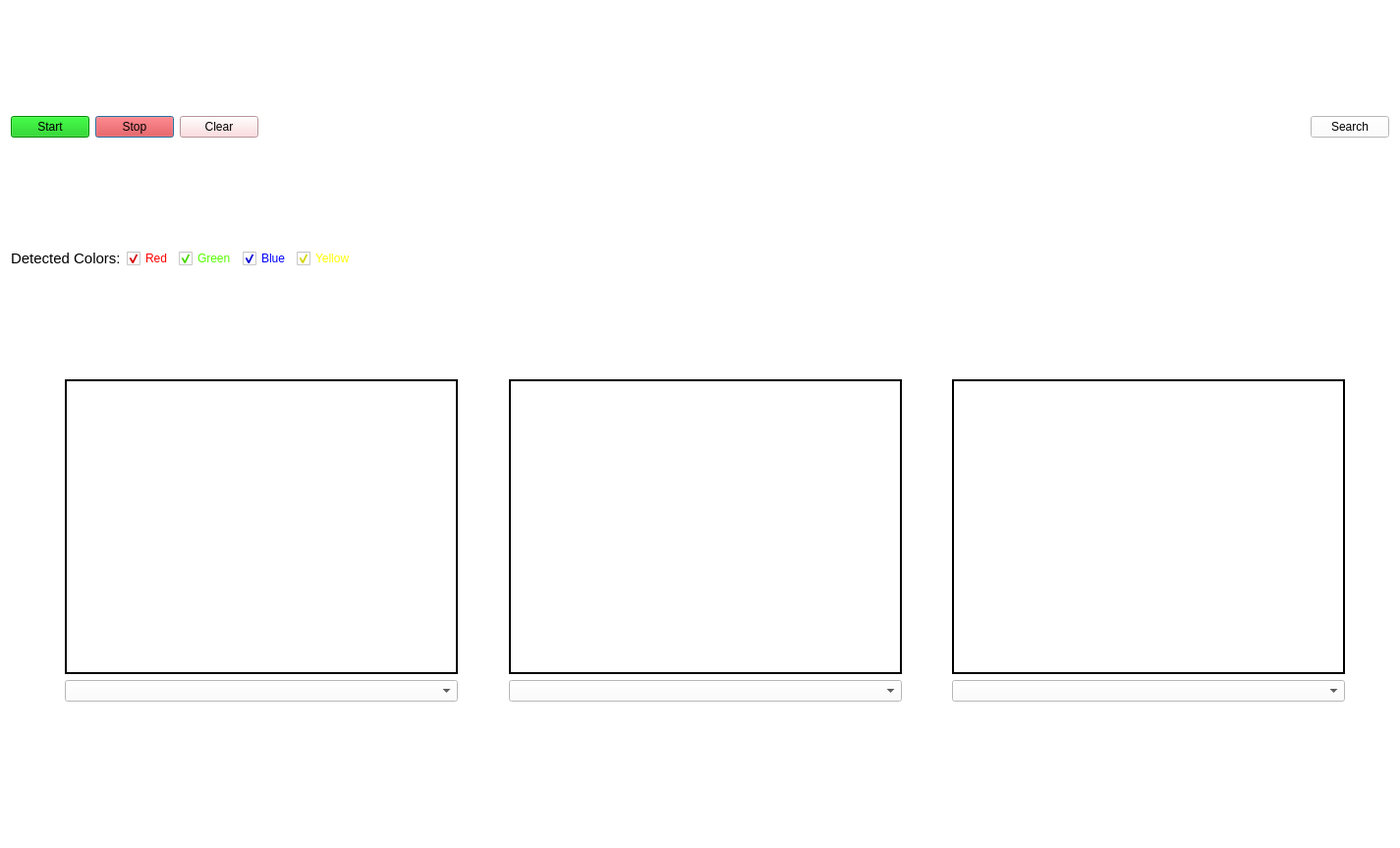
<?xml version="1.0" encoding="UTF-8"?>
<ui version="4.0">
 <class>Dialog</class>
 <widget class="QDialog" name="Dialog">
  <property name="windowModality">
   <enum>Qt::NonModal</enum>
  </property>
  <property name="geometry">
   <rect>
    <x>0</x>
    <y>0</y>
    <width>1425</width>
    <height>863</height>
   </rect>
  </property>
  <property name="sizePolicy">
   <sizepolicy hsizetype="Fixed" vsizetype="Preferred">
    <horstretch>0</horstretch>
    <verstretch>0</verstretch>
   </sizepolicy>
  </property>
  <property name="windowTitle">
   <string>Object Localization</string>
  </property>
  <property name="autoFillBackground">
   <bool>false</bool>
  </property>
  <property name="styleSheet">
   <string notr="true">background-color:rgb(255, 255, 255)</string>
  </property>
  <property name="modal">
   <bool>false</bool>
  </property>
  <layout class="QVBoxLayout" name="verticalLayout">
   <item>
    <spacer name="verticalSpacer_4">
     <property name="orientation">
      <enum>Qt::Vertical</enum>
     </property>
     <property name="sizeType">
      <enum>QSizePolicy::Fixed</enum>
     </property>
     <property name="sizeHint" stdset="0">
      <size>
       <width>20</width>
       <height>10</height>
      </size>
     </property>
    </spacer>
   </item>
   <item>
    <layout class="QHBoxLayout" name="horizontalLayout_2">
     <property name="sizeConstraint">
      <enum>QLayout::SetMaximumSize</enum>
     </property>
     <item>
      <layout class="QGridLayout" name="gridLayout_3">
       <item row="0" column="1">
        <widget class="QPushButton" name="button_stop">
         <property name="sizePolicy">
          <sizepolicy hsizetype="Fixed" vsizetype="Fixed">
           <horstretch>0</horstretch>
           <verstretch>0</verstretch>
          </sizepolicy>
         </property>
         <property name="mouseTracking">
          <bool>true</bool>
         </property>
         <property name="styleSheet">
          <string notr="true">background-color: rgb(255, 21, 20);
font: 10pt &quot;Segoe MDL2 Assets&quot;;</string>
         </property>
         <property name="text">
          <string>Stop</string>
         </property>
        </widget>
       </item>
       <item row="0" column="3">
        <spacer name="horizontalSpacer_13">
         <property name="orientation">
          <enum>Qt::Horizontal</enum>
         </property>
         <property name="sizeHint" stdset="0">
          <size>
           <width>40</width>
           <height>20</height>
          </size>
         </property>
        </spacer>
       </item>
       <item row="0" column="2">
        <widget class="QPushButton" name="button_clear">
         <property name="sizePolicy">
          <sizepolicy hsizetype="Fixed" vsizetype="Fixed">
           <horstretch>0</horstretch>
           <verstretch>0</verstretch>
          </sizepolicy>
         </property>
         <property name="mouseTracking">
          <bool>true</bool>
         </property>
         <property name="styleSheet">
          <string notr="true">background-color: rgb(255, 210, 213);
font: 10pt &quot;Segoe MDL2 Assets&quot;;</string>
         </property>
         <property name="text">
          <string>Clear</string>
         </property>
        </widget>
       </item>
       <item row="0" column="0">
        <widget class="QPushButton" name="button_start">
         <property name="sizePolicy">
          <sizepolicy hsizetype="Fixed" vsizetype="Fixed">
           <horstretch>0</horstretch>
           <verstretch>0</verstretch>
          </sizepolicy>
         </property>
         <property name="styleSheet">
          <string notr="true">background-color: rgb(1, 194, 7);
font: 10pt &quot;Segoe MDL2 Assets&quot;;</string>
         </property>
         <property name="text">
          <string>Start</string>
         </property>
        </widget>
       </item>
       <item row="0" column="4">
        <widget class="QPushButton" name="button_search">
         <property name="text">
          <string>Search</string>
         </property>
        </widget>
       </item>
      </layout>
     </item>
    </layout>
   </item>
   <item>
    <spacer name="verticalSpacer_5">
     <property name="orientation">
      <enum>Qt::Vertical</enum>
     </property>
     <property name="sizeType">
      <enum>QSizePolicy::Fixed</enum>
     </property>
     <property name="sizeHint" stdset="0">
      <size>
       <width>20</width>
       <height>10</height>
      </size>
     </property>
    </spacer>
   </item>
   <item>
    <layout class="QGridLayout" name="gridLayout_4">
     <item row="0" column="0">
      <widget class="QLabel" name="label">
       <property name="maximumSize">
        <size>
         <width>200</width>
         <height>16777215</height>
        </size>
       </property>
       <property name="font">
        <font>
         <pointsize>11</pointsize>
        </font>
       </property>
       <property name="text">
        <string>Detected Colors:</string>
       </property>
      </widget>
     </item>
     <item row="0" column="4">
      <widget class="QCheckBox" name="checkBox_yellow">
       <property name="maximumSize">
        <size>
         <width>60</width>
         <height>16777215</height>
        </size>
       </property>
       <property name="styleSheet">
        <string notr="true">color: rgb(255, 255, 0);</string>
       </property>
       <property name="text">
        <string>Yellow</string>
       </property>
       <property name="checked">
        <bool>true</bool>
       </property>
      </widget>
     </item>
     <item row="0" column="2">
      <widget class="QCheckBox" name="checkBox_green">
       <property name="maximumSize">
        <size>
         <width>60</width>
         <height>16777215</height>
        </size>
       </property>
       <property name="styleSheet">
        <string notr="true">color: rgb(85, 255, 0);</string>
       </property>
       <property name="text">
        <string>Green</string>
       </property>
       <property name="checked">
        <bool>true</bool>
       </property>
      </widget>
     </item>
     <item row="0" column="1">
      <widget class="QCheckBox" name="checkBox_red">
       <property name="maximumSize">
        <size>
         <width>50</width>
         <height>16777215</height>
        </size>
       </property>
       <property name="styleSheet">
        <string notr="true">color: rgb(255, 0, 0);</string>
       </property>
       <property name="text">
        <string>Red</string>
       </property>
       <property name="checked">
        <bool>true</bool>
       </property>
      </widget>
     </item>
     <item row="0" column="3">
      <widget class="QCheckBox" name="checkBox_blue">
       <property name="maximumSize">
        <size>
         <width>50</width>
         <height>16777215</height>
        </size>
       </property>
       <property name="styleSheet">
        <string notr="true">color: rgb(0, 0, 255);</string>
       </property>
       <property name="text">
        <string>Blue</string>
       </property>
       <property name="checked">
        <bool>true</bool>
       </property>
      </widget>
     </item>
     <item row="0" column="5">
      <spacer name="horizontalSpacer_10">
       <property name="orientation">
        <enum>Qt::Horizontal</enum>
       </property>
       <property name="sizeHint" stdset="0">
        <size>
         <width>40</width>
         <height>20</height>
        </size>
       </property>
      </spacer>
     </item>
    </layout>
   </item>
   <item>
    <spacer name="verticalSpacer_3">
     <property name="orientation">
      <enum>Qt::Vertical</enum>
     </property>
     <property name="sizeType">
      <enum>QSizePolicy::Fixed</enum>
     </property>
     <property name="sizeHint" stdset="0">
      <size>
       <width>20</width>
       <height>10</height>
      </size>
     </property>
    </spacer>
   </item>
   <item>
    <layout class="QGridLayout" name="gridLayout_2">
     <property name="leftMargin">
      <number>10</number>
     </property>
     <property name="horizontalSpacing">
      <number>6</number>
     </property>
     <item row="1" column="4">
      <spacer name="horizontalSpacer_4">
       <property name="orientation">
        <enum>Qt::Horizontal</enum>
       </property>
       <property name="sizeHint" stdset="0">
        <size>
         <width>40</width>
         <height>20</height>
        </size>
       </property>
      </spacer>
     </item>
     <item row="0" column="0">
      <spacer name="horizontalSpacer_7">
       <property name="orientation">
        <enum>Qt::Horizontal</enum>
       </property>
       <property name="sizeHint" stdset="0">
        <size>
         <width>40</width>
         <height>20</height>
        </size>
       </property>
      </spacer>
     </item>
     <item row="0" column="6">
      <spacer name="horizontalSpacer_6">
       <property name="orientation">
        <enum>Qt::Horizontal</enum>
       </property>
       <property name="sizeHint" stdset="0">
        <size>
         <width>40</width>
         <height>20</height>
        </size>
       </property>
      </spacer>
     </item>
     <item row="0" column="4">
      <spacer name="horizontalSpacer_2">
       <property name="orientation">
        <enum>Qt::Horizontal</enum>
       </property>
       <property name="sizeHint" stdset="0">
        <size>
         <width>40</width>
         <height>20</height>
        </size>
       </property>
      </spacer>
     </item>
     <item row="1" column="5">
      <widget class="QComboBox" name="comboBox_video2"/>
     </item>
     <item row="0" column="1">
      <widget class="QLabel" name="label_video0">
       <property name="minimumSize">
        <size>
         <width>400</width>
         <height>300</height>
        </size>
       </property>
       <property name="maximumSize">
        <size>
         <width>400</width>
         <height>300</height>
        </size>
       </property>
       <property name="styleSheet">
        <string notr="true">border: 2px solid black</string>
       </property>
       <property name="text">
        <string/>
       </property>
      </widget>
     </item>
     <item row="0" column="3">
      <widget class="QLabel" name="label_video1">
       <property name="minimumSize">
        <size>
         <width>400</width>
         <height>300</height>
        </size>
       </property>
       <property name="maximumSize">
        <size>
         <width>400</width>
         <height>300</height>
        </size>
       </property>
       <property name="styleSheet">
        <string notr="true">border: 2px solid black</string>
       </property>
       <property name="text">
        <string/>
       </property>
      </widget>
     </item>
     <item row="0" column="5">
      <widget class="QLabel" name="label_video2">
       <property name="sizePolicy">
        <sizepolicy hsizetype="Preferred" vsizetype="Preferred">
         <horstretch>0</horstretch>
         <verstretch>0</verstretch>
        </sizepolicy>
       </property>
       <property name="minimumSize">
        <size>
         <width>400</width>
         <height>300</height>
        </size>
       </property>
       <property name="maximumSize">
        <size>
         <width>400</width>
         <height>300</height>
        </size>
       </property>
       <property name="styleSheet">
        <string notr="true">border: 2px solid black</string>
       </property>
       <property name="text">
        <string/>
       </property>
      </widget>
     </item>
     <item row="1" column="3">
      <widget class="QComboBox" name="comboBox_video1"/>
     </item>
     <item row="1" column="1">
      <widget class="QComboBox" name="comboBox_video0"/>
     </item>
     <item row="1" column="2">
      <spacer name="horizontalSpacer_3">
       <property name="orientation">
        <enum>Qt::Horizontal</enum>
       </property>
       <property name="sizeHint" stdset="0">
        <size>
         <width>40</width>
         <height>20</height>
        </size>
       </property>
      </spacer>
     </item>
     <item row="1" column="6">
      <spacer name="horizontalSpacer_9">
       <property name="orientation">
        <enum>Qt::Horizontal</enum>
       </property>
       <property name="sizeHint" stdset="0">
        <size>
         <width>40</width>
         <height>20</height>
        </size>
       </property>
      </spacer>
     </item>
     <item row="0" column="2">
      <spacer name="horizontalSpacer">
       <property name="orientation">
        <enum>Qt::Horizontal</enum>
       </property>
       <property name="sizeHint" stdset="0">
        <size>
         <width>40</width>
         <height>20</height>
        </size>
       </property>
      </spacer>
     </item>
     <item row="1" column="0">
      <spacer name="horizontalSpacer_8">
       <property name="orientation">
        <enum>Qt::Horizontal</enum>
       </property>
       <property name="sizeHint" stdset="0">
        <size>
         <width>40</width>
         <height>20</height>
        </size>
       </property>
      </spacer>
     </item>
    </layout>
   </item>
   <item>
    <spacer name="verticalSpacer_2">
     <property name="orientation">
      <enum>Qt::Vertical</enum>
     </property>
     <property name="sizeType">
      <enum>QSizePolicy::Fixed</enum>
     </property>
     <property name="sizeHint" stdset="0">
      <size>
       <width>20</width>
       <height>10</height>
      </size>
     </property>
    </spacer>
   </item>
   <item>
    <layout class="QHBoxLayout" name="layout_plot"/>
   </item>
   <item>
    <spacer name="verticalSpacer">
     <property name="orientation">
      <enum>Qt::Vertical</enum>
     </property>
     <property name="sizeType">
      <enum>QSizePolicy::Fixed</enum>
     </property>
     <property name="sizeHint" stdset="0">
      <size>
       <width>20</width>
       <height>10</height>
      </size>
     </property>
    </spacer>
   </item>
   <item>
    <layout class="QGridLayout" name="gridLayout">
     <item row="0" column="1">
      <layout class="QHBoxLayout" name="layout_global"/>
     </item>
     <item row="0" column="0">
      <spacer name="horizontalSpacer_11">
       <property name="orientation">
        <enum>Qt::Horizontal</enum>
       </property>
       <property name="sizeType">
        <enum>QSizePolicy::Fixed</enum>
       </property>
       <property name="sizeHint" stdset="0">
        <size>
         <width>450</width>
         <height>20</height>
        </size>
       </property>
      </spacer>
     </item>
     <item row="0" column="2">
      <spacer name="horizontalSpacer_12">
       <property name="orientation">
        <enum>Qt::Horizontal</enum>
       </property>
       <property name="sizeType">
        <enum>QSizePolicy::Fixed</enum>
       </property>
       <property name="sizeHint" stdset="0">
        <size>
         <width>450</width>
         <height>20</height>
        </size>
       </property>
      </spacer>
     </item>
    </layout>
   </item>
  </layout>
 </widget>
 <resources/>
 <connections/>
</ui>
